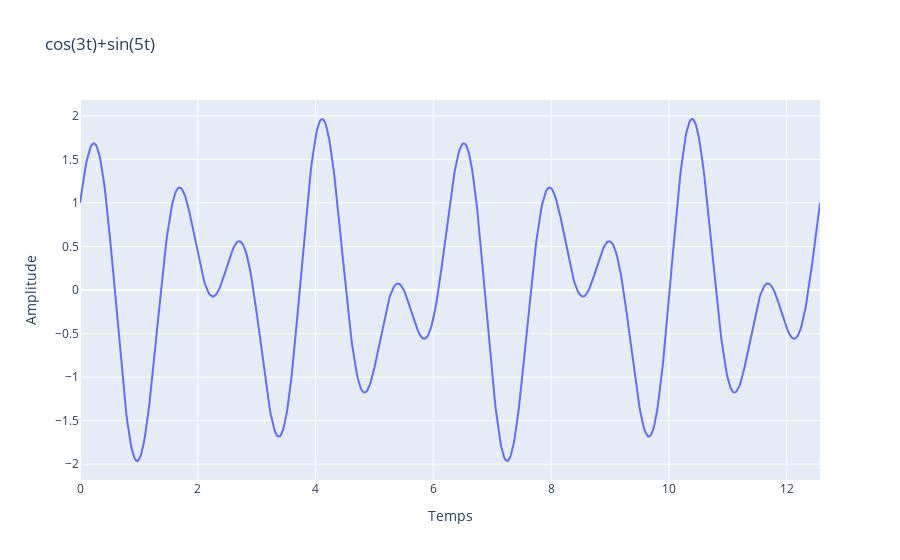
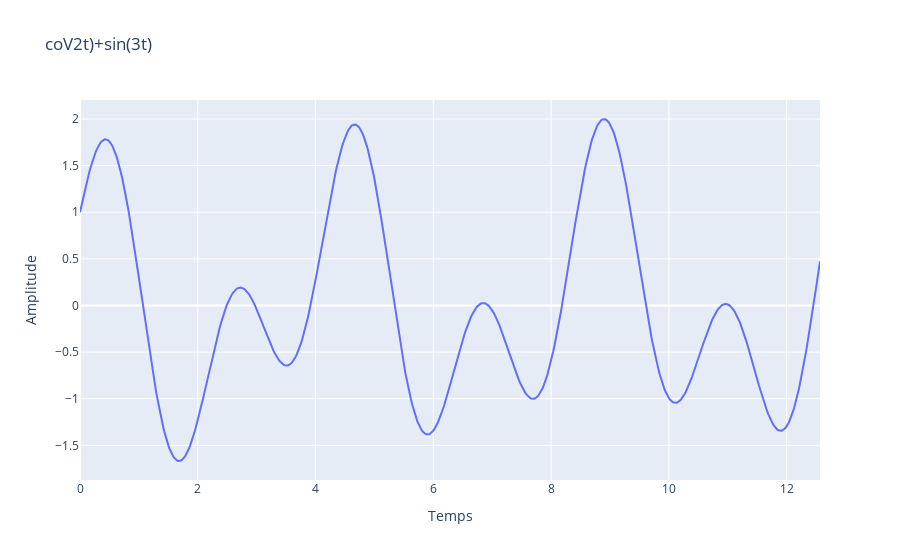
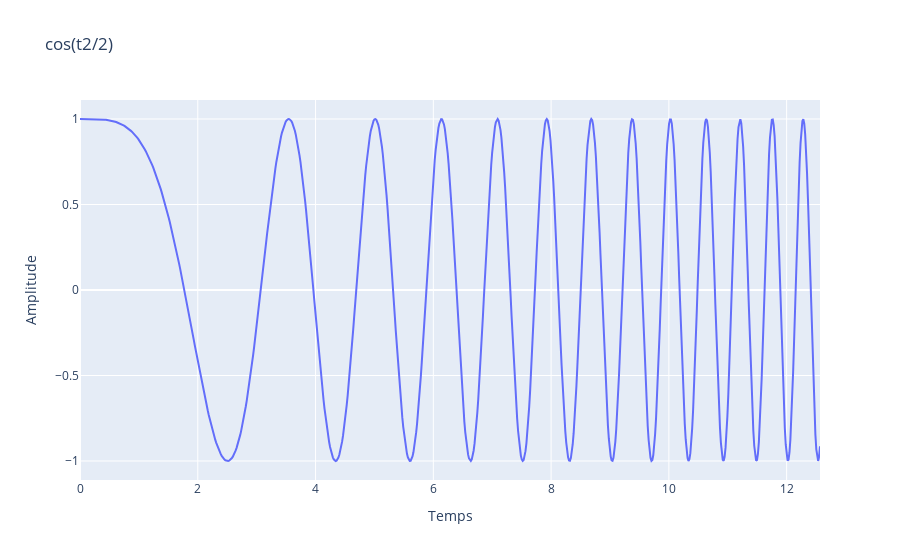

Here is the notebook cell these charts were saved with, in order:
### Code cell
# Question 1.1
# Définition des fonctions
t = np.linspace(0, 4 * np.pi, 800)
x = np.cos(3 * t) + np.sin(5 * t)
y = np.cos(np.sqrt(2) * t) + np.sin(3 * t)
z = np.cos(t**2 / 2)
px.line( x = t, y = x, labels={"x":"Temps", "y":"Amplitude"}, title="cos(3t)+sin(5t)").show()
px.line( x = t, y = y, labels={"x":"Temps", "y":"Amplitude"}, title="coV2t)+sin(3t)").show()
px.line( x = t, y = z, labels={"x":"Temps", "y":"Amplitude"}, title="cos(t2/2)").show()

### Figure 1 — Plotly figure (JSON) as saved in the notebook; plotly's stock layout.template omitted (floating-point values rounded to 4 significant figures; data arrays with more than 128 entries replaced by an {"elided": "..."} marker saying what was removed)
{"data": [{"hovertemplate": "Temps=%{x}<br>Amplitude=%{y}<extra></extra>", "legendgroup": "", "line": {"color": "#636efa", "dash": "solid"}, "marker": {"symbol": "circle"}, "mode": "lines", "name": "", "orientation": "v", "showlegend": false, "type": "scatter", "x": {"elided": "800 float values"}, "xaxis": "x", "y": {"elided": "800 float values"}, "yaxis": "y"}], "layout": {"legend": {"tracegroupgap": 0}, "title": {"text": "cos(3t)+sin(5t)"}, "xaxis": {"anchor": "y", "domain": [0, 1], "title": {"text": "Temps"}}, "yaxis": {"anchor": "x", "domain": [0, 1], "title": {"text": "Amplitude"}}}}

### Figure 2 — Plotly figure (JSON) as saved in the notebook; plotly's stock layout.template omitted (floating-point values rounded to 4 significant figures; data arrays with more than 128 entries replaced by an {"elided": "..."} marker saying what was removed)
{"data": [{"hovertemplate": "Temps=%{x}<br>Amplitude=%{y}<extra></extra>", "legendgroup": "", "line": {"color": "#636efa", "dash": "solid"}, "marker": {"symbol": "circle"}, "mode": "lines", "name": "", "orientation": "v", "showlegend": false, "type": "scatter", "x": {"elided": "800 float values"}, "xaxis": "x", "y": {"elided": "800 float values"}, "yaxis": "y"}], "layout": {"legend": {"tracegroupgap": 0}, "title": {"text": "coV2t)+sin(3t)"}, "xaxis": {"anchor": "y", "domain": [0, 1], "title": {"text": "Temps"}}, "yaxis": {"anchor": "x", "domain": [0, 1], "title": {"text": "Amplitude"}}}}

### Figure 3 — Plotly figure (JSON) as saved in the notebook; plotly's stock layout.template omitted (floating-point values rounded to 4 significant figures; data arrays with more than 128 entries replaced by an {"elided": "..."} marker saying what was removed)
{"data": [{"hovertemplate": "Temps=%{x}<br>Amplitude=%{y}<extra></extra>", "legendgroup": "", "line": {"color": "#636efa", "dash": "solid"}, "marker": {"symbol": "circle"}, "mode": "lines", "name": "", "orientation": "v", "showlegend": false, "type": "scatter", "x": {"elided": "800 float values"}, "xaxis": "x", "y": {"elided": "800 float values"}, "yaxis": "y"}], "layout": {"legend": {"tracegroupgap": 0}, "title": {"text": "cos(t2/2)"}, "xaxis": {"anchor": "y", "domain": [0, 1], "title": {"text": "Temps"}}, "yaxis": {"anchor": "x", "domain": [0, 1], "title": {"text": "Amplitude"}}}}
